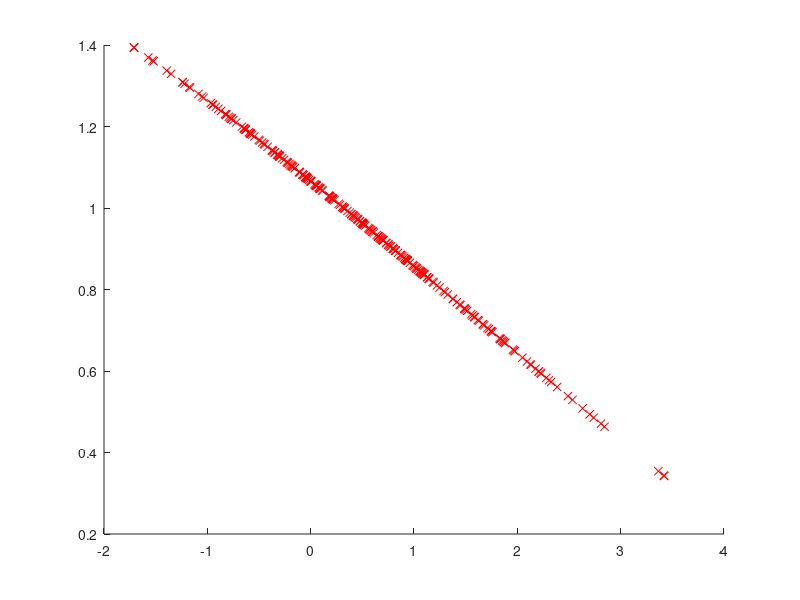

This figure's MATLAB source:
n=300; x=randn(n,1); y=randn(n,1)+0.5;
hhs=2*[1 5 10].^2; ls=10.^[-3 -2 -1]; m=5; b=0.5; 
x2=x.^2; xx=repmat(x2,1,n)+repmat(x2',n,1)-2*x*x';
y2=y.^2; yx=repmat(y2,1,n)+repmat(x2',n,1)-2*y*x';
u=mod(randperm(n),m)+1; v=mod(randperm(n),m)+1;

for hk=1:length(hhs)
  hh=hhs(hk); k=exp(-xx/hh); r=exp(-yx/hh);
  for i=1:m
    ki=k(u~=i,:); ri=r(v~=i,:); h=mean(ki)';
    kc=k(u==i,:); rj=r(v==i,:);
    G=b*ki'*ki/sum(u~=i)+(1-b)*ri'*ri/sum(v~=i);
    for lk=1:length(ls)
      l=ls(lk); a=(G+l*eye(n))\h; kca=kc*a;
      g(hk,lk,i)=b*mean(kca.^2)+(1-b)*mean((rj*a).^2);
      g(hk,lk,i)=g(hk,lk,i)/2-mean(kca);
end, end, end
[gl,ggl]=min(mean(g,3),[],2); [ghl,gghl]=min(gl); 
L=ls(ggl(gghl)); HH=hhs(gghl);
k=exp(-xx/HH); r=exp(-yx/HH); 
s=r*((b*k'*k/n+(1-b)*r'*r/n+L*eye(n))\(mean(k)'));
figure(1); clf; hold on; plot(y,s,'rx');
